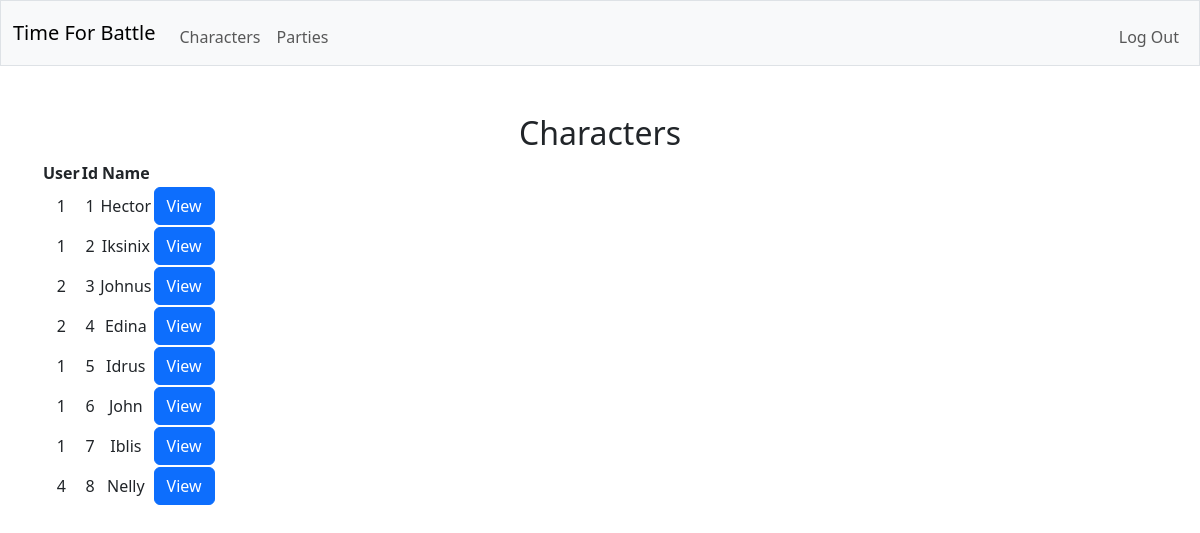
Before: /character_list (signed in) with the older database file.
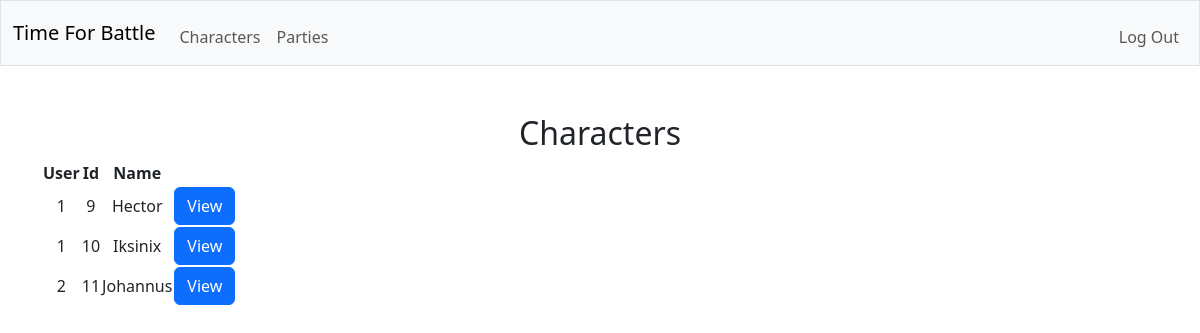
After: the same page with the newer database file.
### tables this page shows
CREATE TABLE characters (id INTEGER PRIMARY KEY AUTOINCREMENT NOT NULL, user_id INTEGER NOT NULL, name TEXT NOT NULL, max_hitpoints INTEGER NOT NULL, prof_bonus INTEGER NOT NULL, FOREIGN KEY (user_id) REFERENCES users(id));

### app.py (the view)
@app.route("/character_list")
@login_required
def character_list():
    with sqlite3.connect(database) as conn:
        conn.row_factory = sqlite3.Row
        cur = conn.cursor()
        cur.execute(
            "SELECT * FROM characters"
        )
        characters = [dict(row) for row in cur.fetchall()]
    return render_template("character_list.html", characters=characters)

### helpers.py (called while the page is built)
def login_required(f):
    @wraps(f)
    def decorated_function(*args, **kwargs):
        if session.get("user_id") is None:
            return redirect("/login")
        return f(*args, **kwargs)
    return decorated_function

### templates/character_list.html (shortened to what this page needs)
{% extends "layout.html" %}
{% block main %}
    <h2>Characters</h2>
    <table>
        <thead>
            <tr>
                <th>User</th>
                <th>Id</th>
                <th>Name</th>
            </tr>
        </thead>
        <tbody>
            {% for character in characters %}
                <tr>
                    <td>{{ character.user_id }}</td>
                    <td>{{ character.id }}</td>
                    <td>{{ character.name }}</td>
                    <td>
                        <form action="/character/{{ character.id }}" method="get">
                            <button class="btn btn-primary" type="submit">View</button>
                        </form>
                    </td>
                </tr>
            {% endfor %}
        </tbody>
    </table>
{% endblock %}

### templates/layout.html (shortened to what this page needs)
<!DOCTYPE html>
<html lang="en">
    <head>
        <link href="https://cdn.jsdelivr.net/npm/bootstrap@5.3.8/dist/css/bootstrap.min.css" rel="stylesheet">
        <link href="/static/styles.css" rel="stylesheet">
    </head>
    <body>
        <nav class="bg-light border navbar navbar-expand-md navbar-light">
            <div class="container-fluid">
                <a class="navbar-brand" href="/"><span class="red">Time For Battle</span></a>
                <div class="collapse navbar-collapse" id="navbar">
                    {% if session["user_id"] %}
                        <ul class="navbar-nav me-auto mt-2">
                            <li class="nav-item"><a class="nav-link" href="/character_list">Characters</a></li>
                            <li class="nav-item"><a class="nav-link" href="/party_list">Parties</a></li>
                        </ul>
                        <ul class="navbar-nav ms-auto mt-2">
                            <li class="nav-item"><a class="nav-link" href="/logout">Log Out</a></li>
                        </ul>
                    {% else %}
                        <ul class="navbar-nav ms-auto mt-2">
                            <li class="nav-item"><a class="nav-link" href="/register">Register</a></li>
                            <li class="nav-item"><a class="nav-link" href="/login">Log In</a></li>
                        </ul>
                    {% endif %}
                </div>
            </div>
        </nav>
        <main class="container py-5 text-center">
            {% block main %}{% endblock %}
        </main>
    </body>
</html>

Changed rows visible on the page:
removed characters: user_id "1", id "1", name "Hector"
removed characters: user_id "1", id "2", name "Iksinix"
removed characters: user_id "2", id "3", name "Johnus"
removed characters: user_id "2", id "4", name "Edina"
removed characters: user_id "1", id "5", name "Idrus"
removed characters: user_id "1", id "6", name "John"
removed characters: user_id "1", id "7", name "Iblis"
removed characters: user_id "4", id "8", name "Nelly"
added characters: user_id "1", id "9", name "Hector"
added characters: user_id "1", id "10", name "Iksinix"
added characters: user_id "2", id "11", name "Johannus"
